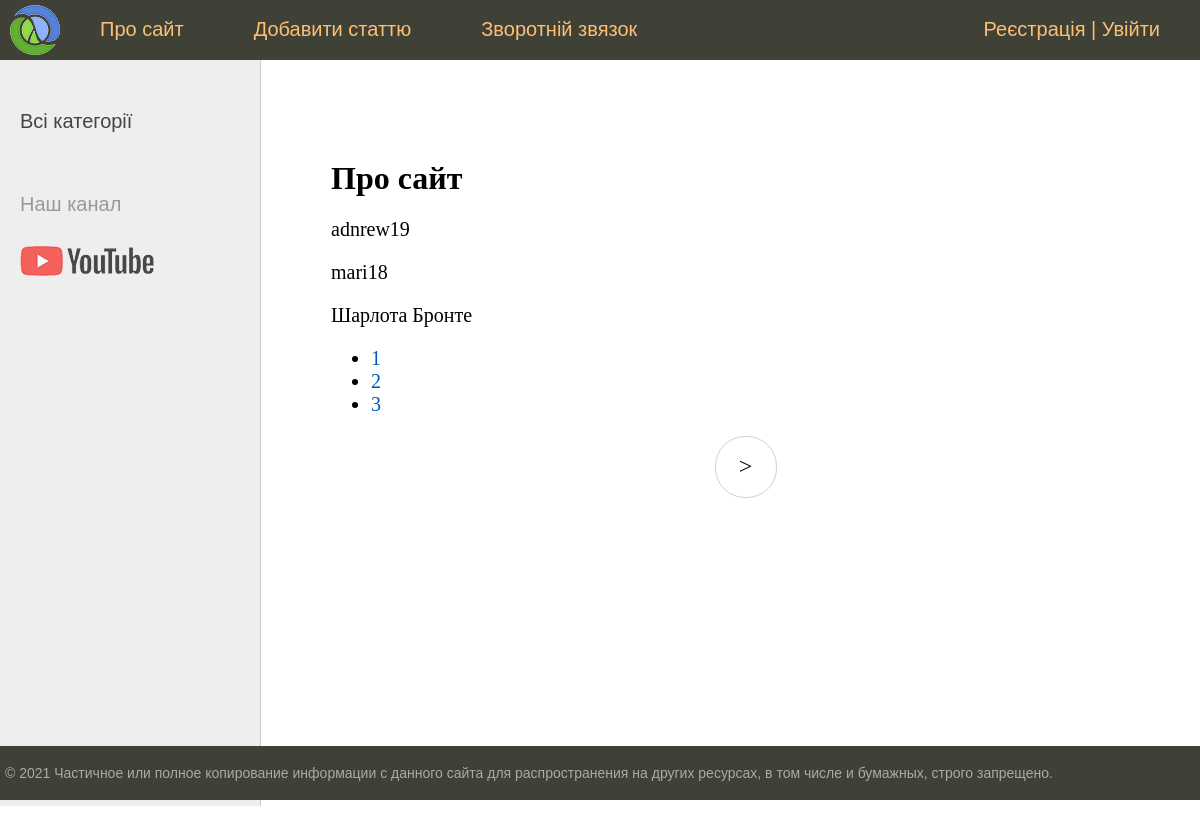
The page /about/ on the database its author committed.
### women/models.py (models this page shows, shortened)
class Women(models.Model):
    title = models.CharField(max_length=255, verbose_name='Заговолок')
    slug = models.SlugField(max_length=255, unique=True,
                                db_index=True, verbose_name='URL')
    content = models.TextField(blank=True, verbose_name='Текст статті')
    photo = models.ImageField(upload_to='photos/%Y/%m/%d', verbose_name='Фото')
    time_create = models.DateTimeField(auto_now_add=True,
                                            verbose_name='Дата створення')
    time_update = models.DateTimeField(auto_now=True,
                                            verbose_name='Час змінення')
    is_published = models.BooleanField(default=True,
                                            verbose_name='Публікація')
    cat = models.ForeignKey('Category', on_delete=models.PROTECT,
                                            verbose_name='Категорії')
    def __str__(self):
        return self.title
    class Meta:
        verbose_name = 'Відомі жінки'
        verbose_name_plural = 'Відомі жінки'
        ordering = ['time_create', 'title']

### women/views.py (the view)
# urls.py: path('about/', about, name='about'),
def about(request):
    contact_list = Women.objects.all()
    paginator = Paginator(contact_list, 3)
    page_number = request.GET.get('page')
    page_obj = paginator.get_page(page_number)
    return render(request, 'women/about.html',
                    {'page_obj':page_obj,
                        'menu':menu, 'title':'Про сайт'})

### women/models.py (called while the page is built)
    def __str__(self):
        return self.name

### women/templatetags/women_tags.py (called while the page is built)
@register.simple_tag(name='getcats')
def get_categories(filter=None):
    if not filter:
        return Category.objects.all()
    else:
        return Category.objects.filter(pk=filter)

### women/templates/women/about.html
{% extends 'women/base.html' %}
{% block content %}
    <h1>{{title}}</h1>
    {% for contact in page_obj %}
        <p>{{ contact }}</p>
    {% endfor %}
    <nav>
        <ul>
            {% for p in page_obj.paginator.page_range %}
                <li>
                    <a href="?page={{ p }}">{{ p }}</a>
                </li>
            {% endfor %}
        </ul>
    </nav>
{% endblock %}

### women/static/women/css/style.css (style rules this page uses)
html, body { font-family: 'Arial'; margin: 0; padding: 0; height: 100%; width: 100%; color: #444; }
a { color: #0059b2; text-decoration: none; }
.content-text h1 { font-size: 32px; }

### rows shown on the page
Women: title "adnrew19"
Women: title "mari18"
Women: title "Шарлота Бронте"

### other values the page prints
{{ m.title }} "Про сайт" "Добавити статтю" "Зворотній звязок"
{{ title }} "Про сайт"
{{ p }} "1" "2" "3"
